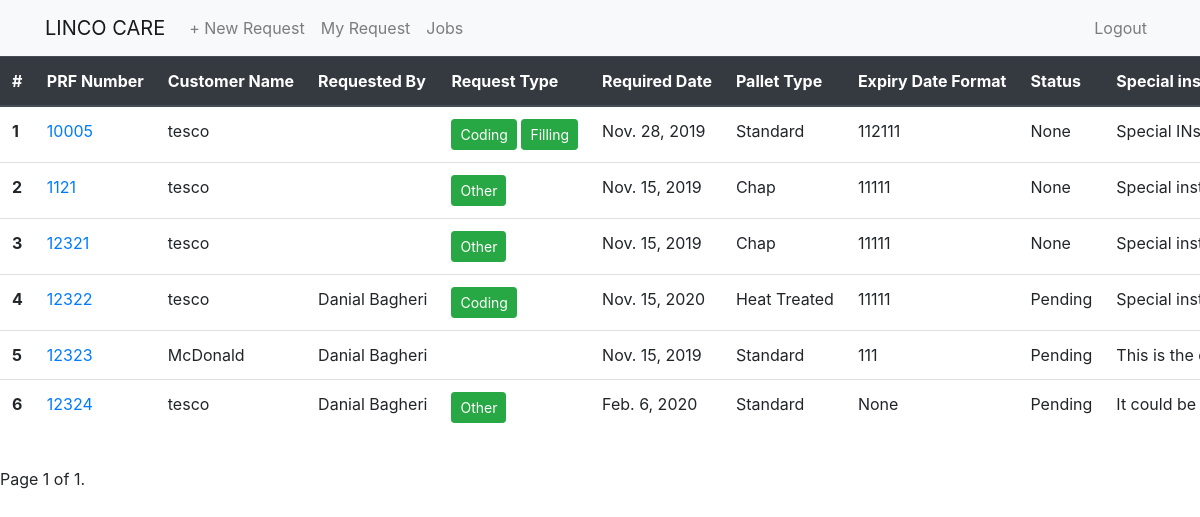
The app's page /jobs/all-jobs/ (signed in), older data.
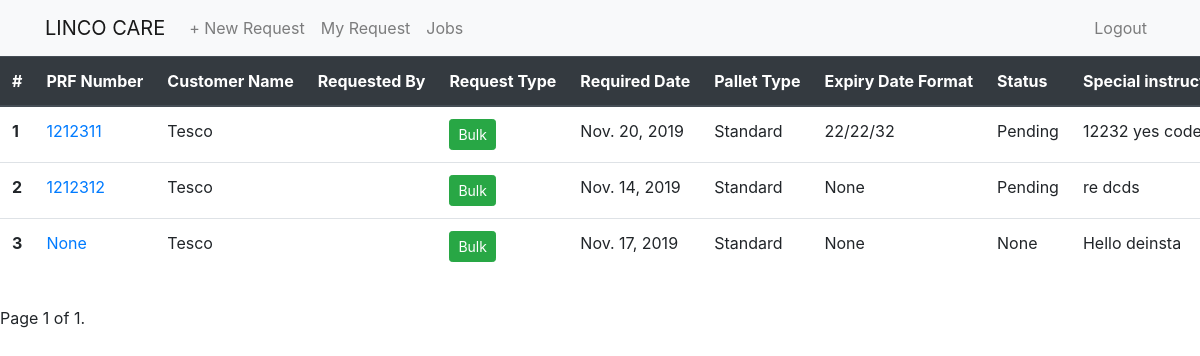
The same page, newer data.
### web/models.py (models this page shows, shortened)
class ModelDiffMixin(models.Model):
    def __init__(self, *args, **kwargs):
        super(ModelDiffMixin, self).__init__(*args, **kwargs)
        self.__initial = self._dict
    @property
    def _dict(self):
        return model_to_dict(self, fields=[field.name for field in
                             self._meta.fields])
    class Meta:
        abstract = True

class ProductionJob(ModelDiffMixin):
    SHRINK_WRAP = (
        ('Standard Clear', 'Standard Clear'),
        ('Black', 'Black'),
        ('Security Tape', 'Security Tape'),
    )
    STATUS = (
        ('Pending', 'Pending'),
        ('Open', 'Open'),
        ('Reviewing', 'Reviewing'),
        ('On-Hold', 'On-Hold'),
        ('Awaiting Information', 'Awaiting Information'),
        ('In progress', 'In progress'),
        ('Complete', 'Complete'),
    )
    PALLET_TYPE = (
        ('Standard', 'Standard'),
        ('Europe ', 'Europe'),
        ('Chap', 'Chap'),
        ('Heat Treated', 'Heat Treated'),
        ('Other', 'Other'),
    )
    prf_number = models.IntegerField(null=True, unique=True)
    customer_name = models.ForeignKey(
        Customer, on_delete=models.SET_NULL, blank=True, null=True)
    requested_date = models.DateTimeField(auto_now_add=True)
    requested_by = models.ForeignKey(
        User, on_delete=models.CASCADE, blank=True, null=True)
    customer_address_id = models.CharField(
        max_length=80, blank=True, null=True)
    request_type = models.ManyToManyField(RequestType, blank=True)
    date_issued = models.DateField(auto_now_add=True)
    required_date = models.DateField(auto_now_add=False)
    expected_completion_date = models.DateField(
        auto_now_add=True, blank=True, null=True)
    completion_date = models.DateField(auto_now_add=False, blank=True, null=True)
    production_list = models.ManyToManyField(
        ProductionList, blank=True)
    pallet_type = models.CharField(
        max_length=30, choices=PALLET_TYPE, blank=True, null=True)
    expiry_date_format = models.CharField(
        max_length=30, blank=True, null=True)
    shrink_wrap = models.CharField(
        max_length=30, choices=SHRINK_WRAP, blank=True, null=True)
    special_instructions = models.TextField(blank=True, null=True)
    status = models.CharField(
        max_length=30, choices=STATUS, blank=True, null=True)
    address_label = models.BooleanField(default=False)

class RequestType(models.Model):
    name = models.CharField(max_length=50)
    def __str__(self):
        return self.name

### customer/models.py (models this page shows)
class Customer(models.Model):
    customer_name = models.CharField(max_length=200)
    sage_customer_id = models.CharField(max_length=50)
    address = models.ManyToManyField("Address", verbose_name="Addresses")
    def __str__(self):
        return self.customer_name

### web/views.py (the view)
# urls.py: path('jobs/all-jobs/', all_jobs, name="all-jobs"),
@login_required(login_url='/user/login/')
def all_jobs(request):
    NUM_USER_TO_SHOW = 30
    production_jobs =ProductionJob.objects.all()
    paginator = Paginator(production_jobs, NUM_USER_TO_SHOW)
    page = request.GET.get('page')
    jobs = paginator.get_page(page)
    args = {
        "jobs": jobs
    }
    return render(request, "jobs/all_jobs.html", args)

### templates/jobs/all_jobs.html (shortened to what this page needs)
{% extends "base.html" %}
{% block content %}
<span class="table-responsive text-nowrap ">
        <table class="table table-hover table w-auto ">
          <thead class="thead-dark">
            <tr>
              <th scope="col">#</th>
              <th scope="col">PRF Number</th>
              <th scope="col">Customer Name</th>
              <th scope="col">Requested By</th>
              <th scope="col">Request Type</th>
              <th scope="col">Required Date</th>
              <th scope="col">Pallet Type</th>
              <th scope="col">Expiry Date Format</th>
              <th scope="col">Status</th>
              <th scope="col">Special instructions</th>
            </tr>
          </thead>
          <tbody>
            {% for job in jobs %}
            <tr>
              <th scope="row">{{ job.pk }}</th>
              <td><a href="{% url 'web:single-job' job.pk %}">{{ job.prf_number }}</a></td>
              <td>{{ job.customer_name }}</td>
              <td>{{ job.requested_by.first_name }} {{ job.requested_by.last_name }}</td>
              <td>
              {% for type in job.request_type.all %}
              <span class="btn-sm btn btn-success">{{ type }}</span>
              {% endfor %}
                </td>
                <td>{{ job.required_date }}</td>
                <td>{{ job.pallet_type }}</td>
                <td>{{ job.expiry_date_format }}</td>
                <td>{{ job.status }}</td>
                <td>{{ job.special_instructions }}</td>
            </tr>
            {% endfor %}
          </tbody>
        </table>
        <nav class="Page navigation example">
          <span class="current">
            Page {{ jobs.number }} of {{ jobs.paginator.num_pages }}.
          </span>
        </nav>
      </span>
{% endblock content %}

### templates/base.html (shortened to what this page needs)
{% load staticfiles %}
<!DOCTYPE html>
<html>
<head>
    <link rel="stylesheet" href="https://stackpath.bootstrapcdn.com/bootstrap/4.3.1/css/bootstrap.min.css"
 />
    <link rel="stylesheet" href="{% static "style/main.css" %}">
</head>
<body>
    <nav class="navbar navbar-expand-lg navbar-light bg-light">
        <div class="container">
            <a class="navbar-brand main-logo" href="/">LINCO CARE</a>
            <div class="collapse navbar-collapse" id="navbarSupportedContent">
                <ul class="navbar-nav mr-auto">
                    {% if user.is_authenticated %}
                    <li class="nav-item">
                            <a class="nav-link" href="{% url 'web:request-form' %}">+ New Request</a>
                        </li>
                    <li class="nav-item">
                        <a class="nav-link" href="{% url 'web:user-jobs' %}">My Request</a>
                    </li>
                    <li class="nav-item">
                        <a class="nav-link" href="{% url 'web:all-jobs' %}">Jobs</a>
                    </li>
                </ul>
                <ul class="navbar-nav d-flex justify-content-end">
                    <li class="nav-item">
                        <a class="nav-link" href="{% url "user:logout" %}">Logout</a>
                    </li>
                </ul>
                {% endif %}
            </div>
        </div>
    </nav>
    {% block content %} {% endblock content %}
</body>
</html>

Row changes from the older to the newer data that the page shows:
removed RequestType: name "Coding"
removed RequestType: name "Filling", shown under ProductionJob id 1
removed RequestType: name "Other"
removed ProductionJob: pk "4", prf_number "12322", customer_name "tesco", requested_by.first_name "Danial", requested_by.last_name "Bagheri", required_date "Nov. 15, 2020", pallet_type "Heat Treated", expiry_date_format "11111", status "Pending", special_instructions "Special…"
removed ProductionJob: pk "5", prf_number "12323", customer_name "McDonald", requested_by.first_name "Danial", requested_by.last_name "Bagheri", required_date "Nov. 15, 2019", pallet_type "Standard", expiry_date_format "111", status "Pending", special_instructions "This is the…"
removed ProductionJob: pk "6", prf_number "12324", customer_name "tesco", requested_by.first_name "Danial", requested_by.last_name "Bagheri", required_date "Feb. 6, 2020", pallet_type "Standard", expiry_date_format "None", status "Pending", special_instructions "It could be…"
changed ProductionJob id 1: gains RequestType (name "Bulk"); prf_number "10005" → "1212311"; customer_name "tesco" → "Tesco"; required_date "Nov. 28, 2019" → "Nov. 20, 2019"; expiry_date_format "112111" → "22/22/32"; status "None" → "Pending"; special_instructions "Special…" → "12232 yes…"
changed ProductionJob id 2: gains RequestType (name "Bulk"); prf_number "1121" → "1212312"; customer_name "tesco" → "Tesco"; required_date "Nov. 15, 2019" → "Nov. 14, 2019"; pallet_type "Chap" → "Standard"; expiry_date_format "11111" → "None"; status "None" → "Pending"; special_instructions "Special…" → "re dcds"
changed ProductionJob id 3: gains RequestType (name "Bulk"); prf_number "12321" → "None"; customer_name "tesco" → "Tesco"; required_date "Nov. 15, 2019" → "Nov. 17, 2019"; pallet_type "Chap" → "Standard"; expiry_date_format "11111" → "None"; special_instructions "Special…" → "Hello deinsta"
